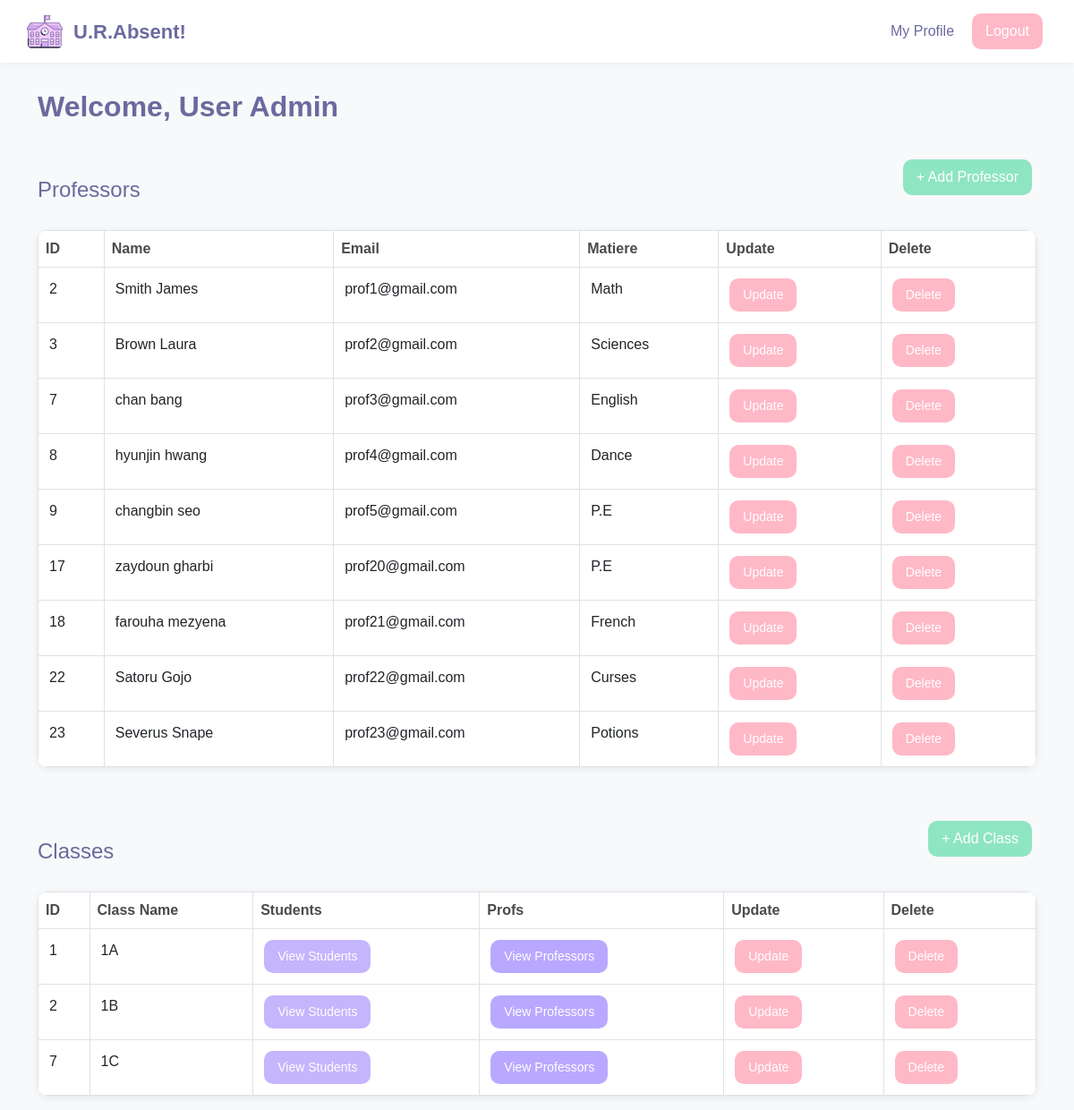
Page /abs/public/index.php?controller=Admin&action=index (signed in) on the committed database.
### tables this page shows
CREATE TABLE `users` (
  `id_u` int(11) NOT NULL,
  `email` varchar(200) NOT NULL,
  `password` varchar(200) NOT NULL,
  `role` enum('admin','prof','etudiant') NOT NULL,
  `nom` varchar(100) NOT NULL,
  `prenom` varchar(100) DEFAULT NULL,
  `matiere` varchar(100) DEFAULT NULL,
  `id_c` int(11) DEFAULT NULL,
  `photo` varchar(255) DEFAULT 'default.jpg'
);

CREATE TABLE `class` (
  `id_c` int(11) NOT NULL,
  `nom` varchar(100) NOT NULL
);

### abs/config/Database.php (called while the page is built, shortened)
<?php
class Database {
    private $host = "localhost";
    private $db_name = "abs1_db";
    private $username = "root";
    private $password = "";
    public $conn;
    public function connect() {
        $this->conn = null;
        try {
            $this->conn = new PDO(
                "mysql:host={$this->host};dbname={$this->db_name}",
                $this->username,
                $this->password
            );
            $this->conn->setAttribute(PDO::ATTR_ERRMODE, PDO::ERRMODE_EXCEPTION);
        } catch(PDOException $e) {
            echo "Database Connection Error: " . $e->getMessage();
            exit;
        }
    }
    public function getConnection() {
        return $this->conn;
    }
}

### abs/app/models/User.php (called while the page is built, shortened)
<?php
class User {
    public $conn;
    public function __construct() {
        $db = new Database();
        $this->conn = $db->getConnection();
    }
    public function getByRole($role) {
        $sql = "SELECT * FROM users WHERE role = :role";
        $stmt = $this->conn->prepare($sql);
        $stmt->bindParam(':role', $role);
        $stmt->execute();
        return $stmt->fetchAll(PDO::FETCH_ASSOC);
    }
}

### abs/config/Controller.php (called while the page is built, shortened)
<?php
class Controller {
    public function view($view, $data = []) {
        extract($data);
        require_once "../app/views/{$view}.php";
    }
    public function model($model) {
        return new $model();
    }
}

### abs/app/models/ClassModel.php (called while the page is built, shortened)
<?php
class ClassModel {
    public $conn;
    public function __construct() {
        $db = new Database();
        $this->conn = $db->getConnection();
    }
    public function getAll() {
        $sql = "SELECT * FROM class";
        $stmt = $this->conn->prepare($sql);
        $stmt->execute();
        return $stmt->fetchAll(PDO::FETCH_ASSOC);
    }
}

### abs/config/Session.php (called while the page is built, shortened)
<?php
class Session {
    public static function get($key) {
        return isset($_SESSION[$key]) ? $_SESSION[$key] : null;
    }
}

### abs/app/controllers/AdminController.php (called while the page is built, shortened)
<?php
class AdminController extends Controller {
    private $userModel;
    private $classModel;
    public function __construct() {
        $this->userModel = $this->model('User');
        $this->classModel = $this->model('ClassModel');
    }
    public function index() {
        $profs = $this->userModel->getByRole('prof');
        $classes = $this->classModel->getAll();
        $data = [
            'profs' => $profs,
            'classes' => $classes
        ];
        $this->view('admin/dashboard', $data);
    }
}

### abs/public/index.php (called while the page is built, shortened)
<?php
require_once "../config/Database.php";
require_once "../config/Session.php";
require_once "../config/Controller.php";
require_once "../config/Router.php";
$controller = isset($_GET['controller']) ? $_GET['controller'] : 'Login';
$action = isset($_GET['action']) ? $_GET['action'] : 'index';
Router::route($controller, $action);

### abs/app/views/admin/dashboard.php (the view, shortened to what this page needs)
<!DOCTYPE html>
<html lang="en">
<head>
    <link href="https://cdn.jsdelivr.net/npm/bootstrap@5.3.0/dist/css/bootstrap.min.css" rel="stylesheet">
    <link rel="stylesheet" href="/aaa/abs/public/css/style.css">
</head>
<body class="bg-light">
    <div class="top-header">
        <div class="header-left">
            <img src="/aaa/abs/public/images/logo.png" class="site-logo" alt="Logo">
            <span class="site-name">U.R.Absent!</span>
        </div>
        <div class="header-right">
            <a href="/aaa/abs/public/index.php?controller=User&action=profile" class="header-link">My Profile</a>
            <a href="index.php?controller=Login&action=logout"
            class="btn btn-danger header-logout"
            onclick="return confirm('Are you sure you want to logout?');">
                Logout
            </a>
        </div>
    </div>
<div class="container mt-4">
    <h2>Welcome, <?php echo Session::get('prenom').' '.Session::get('nom'); ?></h2>
    <div class="d-flex justify-content-between align-items-center">
        <h4>Professors</h4>
        <a href="index.php?controller=Admin&action=addProf" class="btn btn-success">+ Add Professor</a>
    </div>
    <table class="table table-bordered mt-3">
        <thead>
            <tr>
                <th>ID</th>
                <th>Name</th>
                <th>Email</th>
                <th>Matiere</th>
                <th>Update</th>
                <th>Delete</th>
            </tr>
        </thead>
        <tbody>
            <?php foreach($profs as $prof): ?>
            <tr>
                <td><?php echo $prof['id_u']; ?></td>
                <td><?php echo $prof['prenom'].' '.$prof['nom']; ?></td>
                <td><?php echo $prof['email']; ?></td>
                <td><?php echo $prof['matiere']; ?></td>
                <td>
                    <a href="index.php?controller=Admin&action=editProf&id=<?= $prof['id_u']; ?>"
                        class="btn btn-danger btn-sm">Update</a>
                </td>
                <td>
                    <a href="index.php?controller=Admin&action=deleteProf&id=<?php echo $prof['id_u']; ?>"
                    class="btn btn-danger btn-sm"
                    onclick="return confirm('Are you sure you want to delete this professor?');">
                    Delete
                    </a>
                </td>
            </tr>
            <?php endforeach; ?>
        </tbody>
    </table>
    <div class="d-flex justify-content-between align-items-center mt-5">
        <h4>Classes</h4>
        <a href="index.php?controller=Admin&action=addClass" class="btn btn-success">+ Add Class</a>
    </div>
    <table class="table table-bordered mt-3">
        <thead>
            <tr>
                <th>ID</th>
                <th>Class Name</th>
                <th>Students</th>
                <th>Profs</th>
                <th>Update</th>
                <th>Delete</th>
            </tr>
        </thead>
        <tbody>
            <?php foreach($classes as $class): ?>
            <tr>
                <td><?php echo $class['id_c']; ?></td>
                <td><?php echo $class['nom']; ?></td>
                <td>
                    <a href="index.php?controller=Admin&action=showStudents&id=<?php echo $class['id_c']; ?>"
                       class="btn btn-primary btn-sm">View Students</a>
                </td>
                <td>
                    <a href="index.php?controller=Admin&action=showProfs&id_c=<?= $class['id_c']; ?>"
                    class="btn btn-info btn-sm">View Professors</a>
                </td>
                <td>
                    <a href="index.php?controller=Admin&action=editClass&id=<?= $class['id_c']; ?>"
                        class="btn btn-danger btn-sm">Update</a>
                </td>
                <td>
                    <a href="index.php?controller=Admin&action=deleteClass&id=<?php echo $class['id_c']; ?>"
                    class="btn btn-danger btn-sm"
                    onclick="return confirm('Delete this class? This cannot be undone.');">
                    Delete
                    </a>
                </td>
            </tr>
            <?php endforeach; ?>
        </tbody>
    </table>
</div>
</body>
</html>

### abs/config/Router.php (shortened to what this page needs)
<?php
class Router {
    public static function route($controller, $method = "index") {
        $controllerFile = "../app/controllers/{$controller}Controller.php";
        if(file_exists($controllerFile)) {
            $controllerInstance = new $controllerClass();
            if(method_exists($controllerInstance, $method)) {
                $controllerInstance->$method();
            } else {
                echo "Method {$method} not found in {$controller}";
            }
        } else {
            echo "Controller {$controller} not found";
        }
    }
}

### abs/public/css/style.css (style rules this page uses)
body { font-family: 'Poppins', sans-serif; padding: 0 0; }
.container h2 { color: #6B6A9E; margin-bottom: 20px; font-weight: 600; }
h4 { color: #6B6A9E; margin-top: 40px; margin-bottom: 10px; }
.btn-success { background: #8EE5C2 !important; border: none !important; color: white !important; padding: 8px 15px; border-radius: 10px; }
.btn-danger { background: #FFB8C6 !important; border: none !important; color: white !important; padding: 8px 15px; border-radius: 10px; }
.btn-primary { background: #C4B5FD !important; border: none !important; color: white !important; padding: 8px 15px; border-radius: 10px; }
.btn-info { background: #B9A8FF !important; border: none !important; color: white !important; padding: 8px 15px; border-radius: 10px; }
.table { background: white !important; border-radius: 12px; overflow: hidden; box-shadow: 0 2px 8px rgba(0,0,0,0.08); }
.table thead { background: #CFE8FF !important; }
.table th { color: #4A4A4A; font-weight: 600; }
.table tbody tr td { padding: 12px !important; }
.mt-3 { margin-top: 20px !important; }
.mt-5 { margin-top: 40px !important; }
a.btn { margin-right: 5px; }
.top-header { width: 100%; background: #FFFFFF; padding: 15px 30px; display: flex; justify-content: space-between; align-items: center; box-shadow: 0 2px 10px rgba(0,0,0,0.06); margin-bottom: 30px; }
.header-left { display: flex; align-items: center; gap: 12px; }
.site-logo { width: 40px; height: 40px; border-radius: 8px; background: #E7E4F1; object-fit: cover; }
.site-name { font-size: 22px; font-weight: 600; color: #6B6A9E; }
.header-right { display: flex; align-items: center; gap: 20px; }
.header-link { font-size: 16px; color: #6B6A9E; text-decoration: none; font-weight: 500; transition: 0.2s; }
.header-logout { padding: 8px 15px !important; border-radius: 10px !important; }

### rows in the picture
users: id_u "2", prenom "Smith", nom "James", email "prof1@gmail.com", matiere "Math"
users: id_u "3", prenom "Brown", nom "Laura", email "prof2@gmail.com", matiere "Sciences"
users: id_u "7", prenom "chan", nom "bang", email "prof3@gmail.com", matiere "English"
users: id_u "8", prenom "hyunjin", nom "hwang", email "prof4@gmail.com", matiere "Dance"
users: id_u "9", prenom "changbin", nom "seo", email "prof5@gmail.com", matiere "P.E"
users: id_u "17", prenom "zaydoun", nom "gharbi", email "prof20@gmail.com", matiere "P.E"
users: id_u "18", prenom "farouha", nom "mezyena", email "prof21@gmail.com", matiere "French"
users: id_u "22", prenom "Satoru", nom "Gojo", email "prof22@gmail.com", matiere "Curses"
users: id_u "23", prenom "Severus", nom "Snape", email "prof23@gmail.com", matiere "Potions"
class: id_c "1", nom "1A"
class: id_c "2", nom "1B"
class: id_c "7", nom "1C"

### other values in the picture
Session::get('prenom') "User"
Session::get('nom') "Admin"
